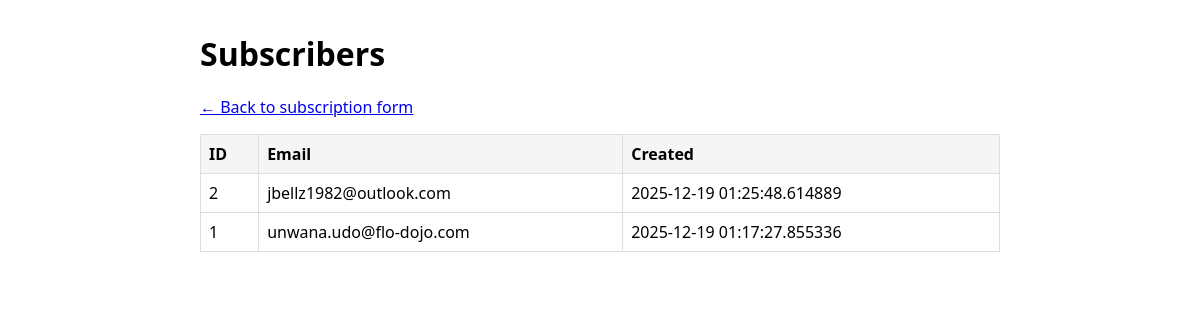
Before: /subscribers with the older database file.
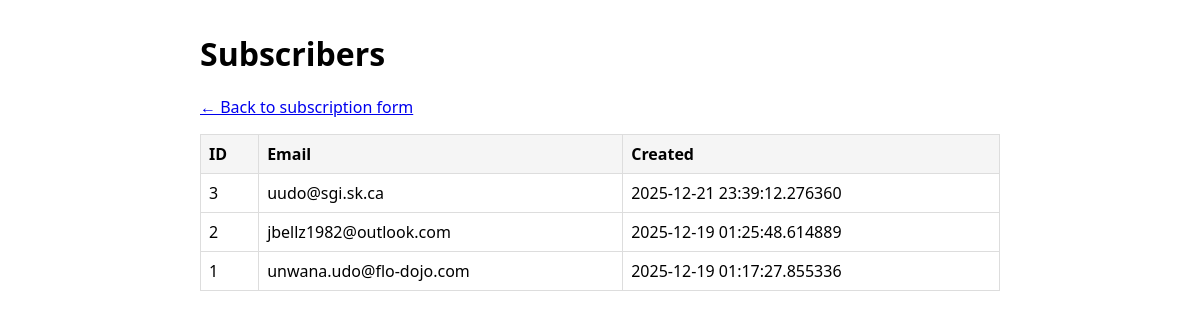
After: the same page with the newer database file.
### app.py (models this page shows)
class Base(DeclarativeBase):
    pass

class Subscriber(Base):
    __tablename__ = "subscribers"
    id: Mapped[int] = mapped_column(primary_key=True, autoincrement=True)
    email: Mapped[str] = mapped_column(String(320), unique=True, nullable=False)
    created_at: Mapped[datetime] = mapped_column(DateTime, default=datetime.utcnow, nullable=False)

### app.py (the view)
@app.get("/subscribers")
def list_subscribers():
    with Session(engine) as session:
        rows = session.execute(
            select(Subscriber).order_by(Subscriber.created_at.desc())
        ).scalars().all()
    return render_template("subscribers.html", rows=rows)

### templates/subscribers.html (shortened to what this page needs)
<!DOCTYPE html>
<html>
<head>
</head>
<body>
  <h1>Subscribers</h1>
  <p>
    <a href="{{ url_for('index') }}">← Back to subscription form</a>
  </p>
  <table>
    <thead>
      <tr>
        <th>ID</th>
        <th>Email</th>
        <th>Created</th>
      </tr>
    </thead>
    <tbody>
      {% for s in rows %}
      <tr>
        <td>{{ s.id }}</td>
        <td>{{ s.email }}</td>
        <td>{{ s.created_at }}</td>
      </tr>
      {% endfor %}
    </tbody>
  </table>
</body>
</html>

### templates/subscribers.html (style rules this page uses)
body { font-family: system-ui, sans-serif; max-width: 800px; margin: 2rem auto; }
table { border-collapse: collapse; width: 100%; }
th, td { border: 1px solid #ddd; padding: 8px; }
th { background: #f5f5f5; text-align: left; }

Changed rows visible on the page:
added Subscriber: id "3", email "uudo@sgi.sk.ca", created_at "2025-12-21 23:39:12.276360"
